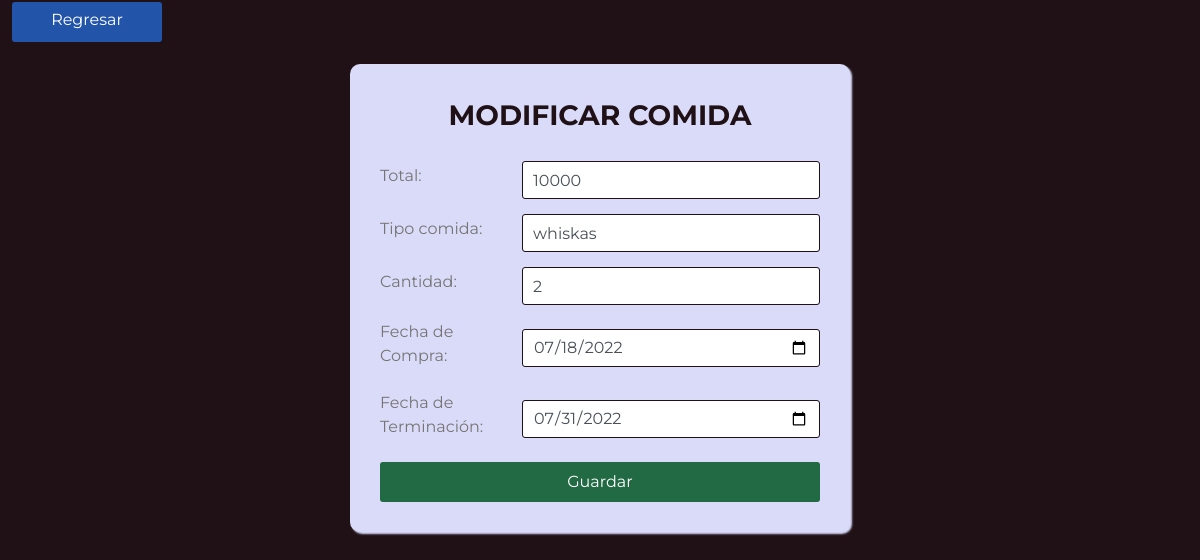
/?c=comida&a=modificar&id=00000000003, run on the app's committed database.
### tables this page shows
CREATE TABLE IF NOT EXISTS `comidacats` (
  `idComidaCats` int(11) UNSIGNED ZEROFILL NOT NULL AUTO_INCREMENT,
  `valorComida` double DEFAULT NULL,
  `tipoComida` varchar(50) DEFAULT NULL,
  `cantidadComida` int(11) DEFAULT NULL,
  `fechaCompra` date DEFAULT NULL,
  `fechaTerminacion` date DEFAULT NULL,
  PRIMARY KEY (`idComidaCats`)
);

### controllers/Comida.php (called while the page is built, shortened)
<?php
	class ComidaController {
		public function __construct(){
			require_once "models/ComidaModel.php";
		}
		public function modificar($idComidaCats){
			$comida = new Comida_model();
			$data["idComidaCats"] = $idComidaCats;
			$data["comida"] = $comida->get_comida($idComidaCats);
			$data["titulo"] = "Modificar comida";
			require_once "views/comida/modificarComida.php";
		}
	}
?>

### config/database.php (called while the page is built)
<?php
	class Conectar {
		public static function conexion () {
			$conexion = new mysqli("localhost", "root", "", "casa");
			return $conexion;
		}
	}
?>

### models/ComidaModel.php (called while the page is built, shortened)
<?php
	class Comida_model {
		private $db;
		public function __construct(){
			$this->db = Conectar::conexion();
		}
		public function get_comida($idComidaCats){
			$sql = "SELECT * FROM comidacats WHERE idComidaCats='$idComidaCats' LIMIT 1";
			$resultado = $this->db->query($sql);
			$row = $resultado->fetch_assoc();
			return $row;
		}
	}
?>

### views/comida/modificarComida.php (the view, shortened to what this page needs)
<!DOCTYPE html>
<html>
	<head>
		<link rel="stylesheet" href="assets/css/bootstrap.min.css">
		<link rel="stylesheet" href="assets/css/estilola.css" class="stylesheet">
	</head>
	<body>
		<a href="?c=comida" class="btn regresar">Regresar</a>
		<div class="container">
			<div class="titulo">
			<?php echo $data["titulo"]; ?>
			</div>
			<div class="form">
				<form id="nuevo" name="nuevo" method="POST" action="?c=comida&a=actualizar" autocomplete="off">
					<div class="form-group campo_input">
						<label for="valorComida">Total:</label>
						<input type="text" class="form-control input" id="valorComida" name="valorComida" value="<?php echo $data["comida"]["valorComida"]?>" required autofocus/>
					</div>
					<div class="form-group campo_input">
						<label for="tipoComida">Tipo comida:</label>
						<input type="text" class="form-control input" id="tipoComida" name="tipoComida" value="<?php echo $data["comida"]["tipoComida"]?>" required/>
					</div>
					<div class="form-group campo_input">
						<label for="cantidadComida">Cantidad:</label>
						<input type="text" class="form-control input" id="cantidadComida"  name="cantidadComida" value="<?php echo $data["comida"]["cantidadComida"]?>" required/>
					</div>
					<div class="form-group campo_input">
						<label for="fechaCompra">Fecha de Compra:</label>
						<input type="date" class="form-control input" id="fechaCompra" name="fechaCompra" value="<?php echo $data["comida"]["fechaCompra"]?>" required/>
					</div>
					<div class="form-group campo_input">
						<label for="fechaTerminacion">Fecha de Terminación:</label>
						<input type="date" class="form-control input" id="fechaTerminacion" name="fechaTerminacion" value="<?php echo $data["comida"]["fechaTerminacion"]?>" required/>
					</div>
					<button id="guardar" name="guardar" type="submit" class="btn guardar">Guardar</button>
				</form>
			</div>
		</div>
    	<link href="//cdn.jsdelivr.net/npm/@sweetalert2/theme-dark@4/dark.css" rel="stylesheet">
	</body>
</html>

### assets/css/estilola.css (style rules this page uses)
:root { --azulito: #2254aaff; --amarilloso: #c39873ff; --erde: #226a44; --purpuroso: #1f1116ff; --medio-blanquito: #d9dbf8ff; --naranjo-claro: #d9c7c7ff; --chocolatoso: #532816; --rojito: #881416ff; --lavandita: #585172ff; --negrito: #030108ff; }
* { margin: 0; padding: 0; box-sizing: border-box; font-family: 'Montserrat', sans-serif; font-size: 1rem; }
body { background: var(--purpuroso); padding: 0 10px; }
.regresar { min-width: 50px; max-width: 150px; width: 100%; background: var(--azulito); height: 40px; margin: 2px; padding: 6px 6px; font-size: 16px; border: 0; color: white; cursor: pointer; border-radius: 3px; outline: none; align-items: center; }
.container { max-width: 500px; width: 100%; background: var(--medio-blanquito); margin: 20px auto; padding: 30px; box-shadow: 2px 2px 2px var(--medio-blanquito); border-radius: 10px; }
.container .titulo { font-size: 28px; font-weight: 700; margin-bottom: 25px; color: var(--purpuroso); text-transform: uppercase; text-align: center; }
.container .form { width: 100%; }
.container .form .campo_input { margin-bottom: 15px; display: flex; align-items: center; }
.container .form .campo_input label { width: 200px; color: #757575; margin-right: 10px; font-size: 16px; }
.container .form .campo_input .input, .container .form .campo_input .textarea { width: 100%; outline: none; border: 1px solid var(--purpuroso); font-size: 16px; padding: 8px 10px; border-radius: 3px; transition: all 0.3s ease; }
.container .form .guardar { width: 100%; height: 40px; padding: 0px 10px; font-size: 16px; border: 0; background: var(--erde); color: white; cursor: pointer; border-radius: 3px; outline: none; }

### data on the page
comidacats: valorComida "10000", tipoComida "whiskas", cantidadComida "2", fechaCompra "07/18/2022", fechaTerminacion "07/31/2022"

### other printed values
$data["titulo"] "MODIFICAR COMIDA"
